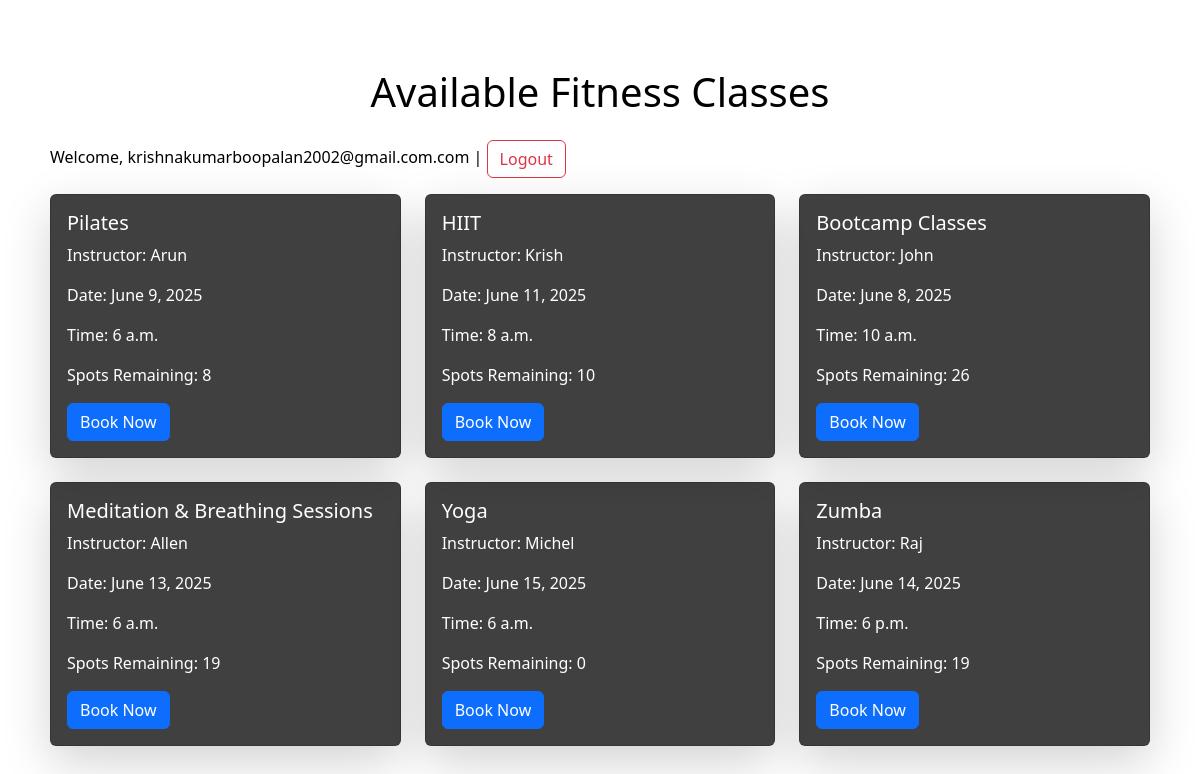
The page / (signed in) on the database its author committed.
### Booking_App/models.py (models this page shows, shortened)
class FitnessClass(models.Model):
    class_type = models.ForeignKey(ClassType, on_delete=models.CASCADE)
    instructor = models.CharField(max_length=100)
    date = models.DateField()
    time = models.TimeField()
    capacity = models.PositiveIntegerField()
    def spots_remaining(self):
        return self.capacity - self.booking_set.count()

class ClassType(models.Model):
    name = models.CharField(max_length=100)

### Booking_App/views.py (the view)
# urls.py: 2. Add a URL to urlpatterns:  path('', Home.as_view(), name='home')
def Home(request):
    logger.info("Home page accessed")
    classes = FitnessClass.objects.all()
    return render(request, 'Home.html', {'classes': classes})

### Template/Home.html (shortened to what this page needs)
<!DOCTYPE html>
<html>
<head>
    <link rel="stylesheet" href="https://cdn.jsdelivr.net/npm/bootstrap@5.3.0/dist/css/bootstrap.min.css">
</head>
<body class="container mt-5">
    <h1 class="text-center mb-4">Available Fitness Classes</h1>
    {% if user.is_authenticated %}
    <p>Welcome, {{ user.username }} | <a href="{% url 'Logout' %}" class="btn btn-outline-danger">Logout</a></p>
    {% else %}
        <p class="text-end">
            <a href="{% url 'Register' %}" class="btn btn-outline-success">Register</a>
            <a href="{% url 'Login' %}" class="btn btn-outline-primary">Login</a>
        </p>
    {% endif %}
    <div class="row">
        {% for class in classes %}
        <div class="col-md-4">
            <div class="card mb-4 shadow-lg">
                <div class="card-body">
                    <h5 class="card-title">{{ class.class_type.name }}</h5>
                    <p class="card-text">Instructor: {{ class.instructor }}</p>
                    <p class="card-text">Date: {{ class.date }}</p>
                    <p class="card-text">Time: {{ class.time }}</p>
                    <p class="card-text">Spots Remaining: {{ class.spots_remaining }}</p>
                    {% if user.is_authenticated %}
                        <a href="{% url 'Book_class' class.id %}" class="btn btn-primary">Book Now</a>
                    {% else %}
                        <a href="{% url 'Register' %}" class="btn btn-warning">Register to Book</a>
                    {% endif %}
                </div>
            </div>
        </div>
        {% endfor %}
    </div>
</body>
</html>

### Template/Home.html (style rules this page uses)
body { background-image: url('https://images.unsplash.com/photo-1506744038136-46273834b3fb?auto=format&fit=crop&w=1470&q=80'); background-size: cover; background-repeat: no-repeat; background-attachment: fixed; background-position: center; color: black; }
.card { background-color: rgba(0, 0, 0, 0.75); color: white; }
.container { background-color: #ffffff; border-radius: 12px; padding: 20px; }
a.btn { margin-right: 5px; }

### rows shown on the page
FitnessClass: class_type.name "Pilates", instructor "Arun", date "June 9, 2025", time "6 a.m.", spots_remaining "8"
FitnessClass: class_type.name "HIIT", instructor "Krish", date "June 11, 2025", time "8 a.m.", spots_remaining "10"
FitnessClass: class_type.name "Bootcamp Classes", instructor "John", date "June 8, 2025", time "10 a.m.", spots_remaining "26"
FitnessClass: class_type.name "Meditation & Breathing Sessions", instructor "Allen", date "June 13, 2025", time "6 a.m.", spots_remaining "19"
FitnessClass: class_type.name "Yoga", instructor "Michel", date "June 15, 2025", time "6 a.m.", spots_remaining "0"
FitnessClass: class_type.name "Zumba", instructor "Raj", date "June 14, 2025", time "6 p.m.", spots_remaining "19"

### other values the page prints
{{ user.username }} "krishnakumarboopalan2002@gmail.com.com"
